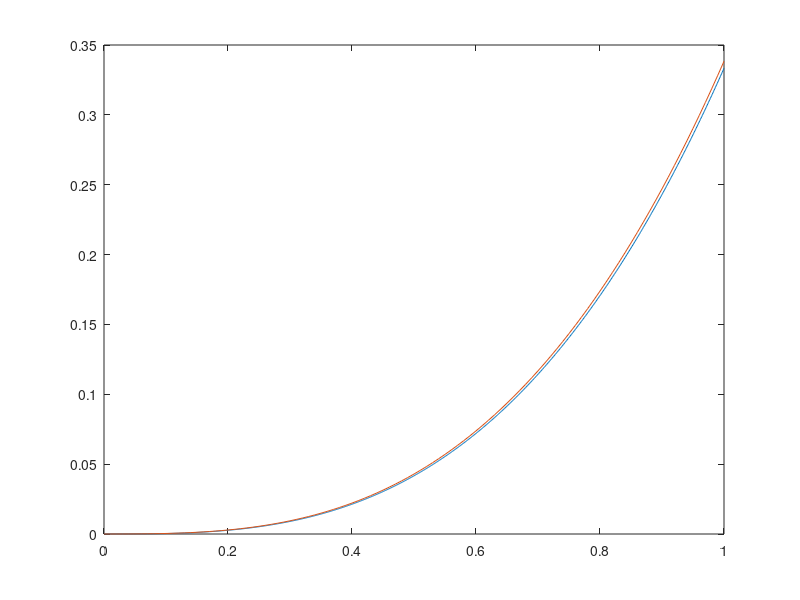

Write MATLAB code to recreate this figure.
%%%%%%%%%%%%%%%%%%%%%%%%%%%%%%%%%%%%%%%
%    Here we are solving simple ODE   %                                       
%              y'(x)=f(x)             %   
%              y'(0)=const            %       
%        with initial condition       %
%                                     % 
%%%%%%%%%%%%%%%%%%%%%%%%%%%%%%%%%%%%%%%  
% Written by Ali Hagverdiyev

clc; clear all; close all;

                                         

N=100;  % Number of points

h=1/N;  % Numerical Step

x=[0:h:1]; % Points on x-axis

xx=[0:0.001:1]

f=@(x) x.^2; % Function on the right hand side of y'

y_exact=@(x) x.^3/3; % Here we just compute by hand our exact solution just to compare

y_old=0;

y(1)=0;  % Here we assign our initial condition y(0)=const in particular for our code we have y(0)=0

for i=1:N

y_new=y_old+ h*(i*h)^2;

y_old=y_new;

y(i+1)=y_new;

end



plot(xx,y_exact(xx)); % Plot exact solution 'Blue' Plot

hold on

plot(x,y);   % plot numerical solution 'Red' Plot

% just checking

